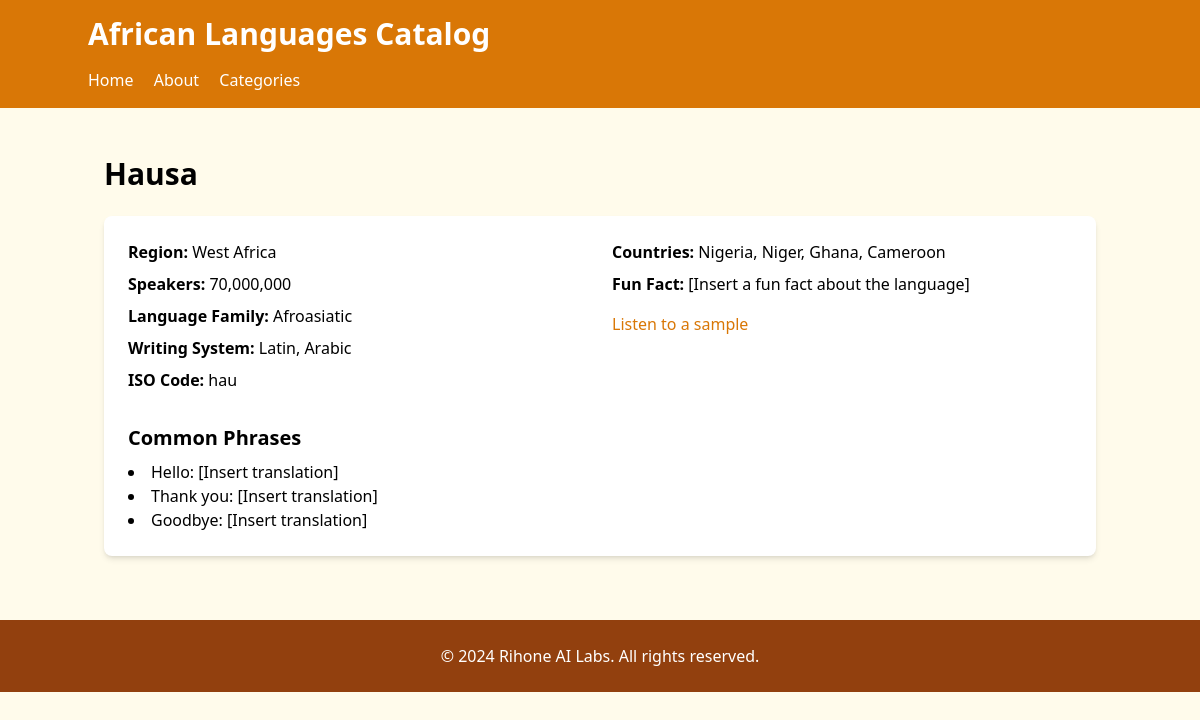
Screenshot of /language/2 with the database file from the repository.
### application.py (models this page shows, shortened)
class CatalogItem(db.Model):
    id = db.Column(db.Integer, primary_key=True)
    name = db.Column(db.String(100), nullable=False)  # Language name
    category = db.Column(db.String(50), nullable=False)  # Region where it's spoken
    speakers = db.Column(db.Integer)  # Number of speakers
    countries = db.Column(db.String(200))  # Countries where it's spoken
    language_family = db.Column(db.String(100))  # e.g., Niger-Congo, Afroasiatic
    writing_system = db.Column(db.String(100))  # e.g., Latin, Arabic, Ge'ez
    iso_code = db.Column(db.String(3))  # ISO 639-3 code
    created_at = db.Column(db.DateTime, default=datetime.utcnow)

### application.py (the view)
@app.route("/language/<int:language_id>")
def view_language(language_id):
    language = CatalogItem.query.get_or_404(language_id)
    return render_template("language.html", language=language)

### application.py (called while the page is built)
@app.template_filter("format_number")
def format_number(value):
    return f"{value:,}"

### templates/language.html (shortened to what this page needs)
<!DOCTYPE html>
<html lang="en">
<head>
    <script src="https://cdn.tailwindcss.com"></script>
</head>
<body class="bg-amber-50">
    <header class="bg-amber-600 text-white p-4">
        <div class="container mx-auto">
            <h1 class="text-3xl font-bold">African Languages Catalog</h1>
            <nav class="mt-4">
                <a href="/" class="mr-4 hover:underline">Home</a>
                <a href="/about" class="mr-4 hover:underline">About</a>
                <a href="/#categories" class="hover:underline">Categories</a>
            </nav>
        </div>
    </header>
    <main class="container mx-auto mt-8 p-4">
        <h2 class="text-3xl font-semibold mb-6">{{ language.name }}</h2>
        <div class="bg-white rounded-lg shadow-md overflow-hidden p-6">
            <div class="grid grid-cols-1 md:grid-cols-2 gap-6">
                <div>
                    <p class="mb-2"><strong>Region:</strong> {{ language.category }}</p>
                    <p class="mb-2"><strong>Speakers:</strong> {{ language.speakers | format_number }}</p>
                    <p class="mb-2"><strong>Language Family:</strong> {{ language.language_family }}</p>
                    <p class="mb-2"><strong>Writing System:</strong> {{ language.writing_system }}</p>
                    <p class="mb-2"><strong>ISO Code:</strong> {{ language.iso_code }}</p>
                </div>
                <div>
                    <p class="mb-2"><strong>Countries:</strong> {{ language.countries }}</p>
                    <p class="mb-4"><strong>Fun Fact:</strong> [Insert a fun fact about the language]</p>
                    <a href="#" class="text-amber-600 hover:underline">Listen to a sample</a>
                </div>
            </div>
            <div class="mt-6">
                <h3 class="text-xl font-semibold mb-2">Common Phrases</h3>
                <ul class="list-disc list-inside">
                    <li>Hello: [Insert translation]</li>
                    <li>Thank you: [Insert translation]</li>
                    <li>Goodbye: [Insert translation]</li>
                </ul>
            </div>
        </div>
    </main>
    <footer class="bg-amber-800 text-white mt-12 py-6">
        <div class="container mx-auto text-center">
            <p>&copy; 2024 Rihone AI Labs. All rights reserved.</p>
        </div>
    </footer>
</body>
</html>

### rows the page displays
CatalogItem: name "Hausa", category "West Africa", speakers "70,000,000", language_family "Afroasiatic", writing_system "Latin, Arabic", iso_code "hau", countries "Nigeria, Niger, Ghana, Cameroon"
